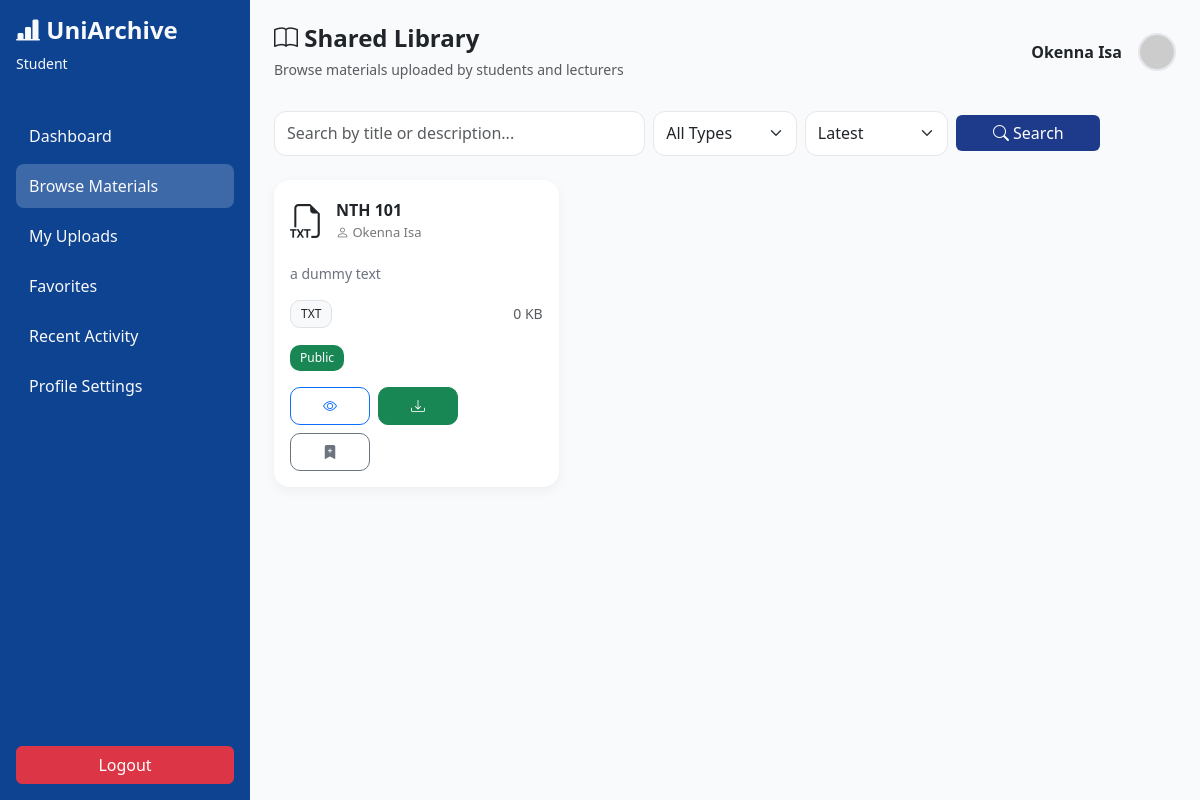
/public/library.php (signed in), run on the app's committed database.
### tables this page shows
CREATE TABLE `uploads` (
  `id` int(11) NOT NULL,
  `user_id` int(11) NOT NULL,
  `institution_id` int(11) DEFAULT NULL,
  `title` varchar(255) NOT NULL,
  `description` text DEFAULT NULL,
  `file_name` varchar(255) NOT NULL,
  `file_type` varchar(50) DEFAULT NULL,
  `file_size` int(11) DEFAULT NULL,
  `visibility` enum('private','institution','public') DEFAULT 'institution',
  `created_at` timestamp NOT NULL DEFAULT current_timestamp()
);

CREATE TABLE `users` (
  `id` int(11) NOT NULL,
  `name` varchar(100) NOT NULL,
  `email` varchar(120) DEFAULT NULL,
  `password` varchar(255) NOT NULL,
  `role` enum('student','staff') DEFAULT 'student',
  `institution_id` int(11) DEFAULT NULL,
  `matric_number` varchar(50) DEFAULT NULL,
  `department` varchar(100) DEFAULT NULL,
  `level` varchar(10) DEFAULT NULL,
  `profile_image` varchar(255) DEFAULT NULL,
  `theme` varchar(20) DEFAULT 'light',
  `language` varchar(20) DEFAULT 'english',
  `created_at` timestamp NOT NULL DEFAULT current_timestamp()
);

### public/library.php (the view, shortened to what this page needs)
<?php
require "../config/db.php";
$user_id = $_SESSION['user_id'];
$institution_id = $_SESSION['institution_id'] ?? 0;
$role = $_SESSION['role'] ?? 'student';
$name = $_SESSION['name'] ?? 'User';
$themeClass = ($role === 'staff')
    ? 'theme-staff'
    : 'theme-student';
function getFileIcon($type)
{
    return match (strtolower($type)) {
        'pdf' => '<i class="bi bi-file-earmark-pdf"></i>',
        'doc', 'docx' => '<i class="bi bi-files"></i>',
        'ppt', 'pptx' => '<i class="bi bi-file-earmark-ppt-fill"></i>',
        'xls', 'xlsx' => '<i class="bi bi-filetype-xls"></i>',
        'jpg', 'jpeg', 'png', 'webp' => '<i class="bi bi-file-earmark-image"></i>',
        'zip', 'rar', '7z' => '<i class="bi bi-file-earmark-zip"></i>',
        'mp4' => '<i class="bi bi-filetype-mp4"></i>',
        'mp3', 'wav' => '<i class="bi bi-filetype-mp3"></i>',
        'txt' => '<i class="bi bi-filetype-txt"></i>',
        default => '<i class="bi bi-archive"></i>'
    };
}
$search = $_GET['search'] ?? "";
$sort = $_GET['sort'] ?? "latest";
$search = trim($search);
$sql = "
SELECT
    uploads.*,
    users.name AS uploader_name,
    saved.upload_id AS saved_upload_id
FROM uploads
JOIN users
ON uploads.user_id = users.id
LEFT JOIN saved
ON uploads.id = saved.upload_id
AND saved.user_id = ?
WHERE
(
    uploads.visibility = 'public'
    OR (
        uploads.visibility = 'institution'
        AND uploads.institution_id = ?
    )
)
AND (
    uploads.title LIKE ?
    OR uploads.description LIKE ?
)
";
$params = [];
$types = "iiss";
$like = "%$search%";
$params[] = $user_id;
$params[] = $institution_id;
$params[] = $like;
$params[] = $like;
$sql .= ($sort === "oldest")
    ? " ORDER BY uploads.created_at ASC"
    : " ORDER BY uploads.created_at DESC";
$stmt = $conn->prepare($sql);
$stmt->bind_param($types, ...$params);
$stmt->execute();
$result = $stmt->get_result();
?>
<!DOCTYPE html>
<html>
<head>
    <link href="https://cdn.jsdelivr.net/npm/bootstrap@5.3.3/dist/css/bootstrap.min.css" rel="stylesheet">
    <link rel="stylesheet" href="../assests/style.css">
    <link href="https://cdn.jsdelivr.net/npm/bootstrap-icons@1.11.3/font/bootstrap-icons.css" rel="stylesheet">
</head>
<body class="<?= $themeClass; ?>">
    <div class="d-flex">
        <?php include "../includes/sidebar.php"; ?>
        <div class="main-content flex-grow-1 p-4">
            <div class="d-flex justify-content-between align-items-center page-header">
                <div>
                    <h4 class="mb-1">
                        <i class="bi bi-book"></i>
                        Shared Library
                    </h4>
                    <small class="text-muted">
                        Browse materials uploaded by students and lecturers
                    </small>
                </div>
                <div class="d-flex align-items-center gap-3">
                    <strong>
                        <?= htmlspecialchars($name) ?>
                    </strong>
                    <img
                        src="https://via.placeholder.com/40"
                        class="rounded-circle dashboard-avatar"
                        width="40"
                        height="40">
                </div>
            </div>
            <form method="GET" class="mb-4">
                <div class="row g-2 align-items-center">
                    <div class="col-md-5">
                        <input
                            type="text"
                            name="search"
                            class="form-control search-box"
                            placeholder="Search by title or description..."
                            value="<?= htmlspecialchars($search) ?>">
                    </div>
                    <div class="col-md-2">
                        <select name="type" class="form-select filter-select">
                            <option value="">All Types</option>
                        </select>
                    </div>
                    <div class="col-md-2">
                        <select name="sort" class="form-select filter-select">
                            <option value="latest" <?= $sort == 'latest' ? 'selected' : '' ?>>
                                Latest
                            </option>
                        </select>
                    </div>
                    <div class="col-md-2">
                        <button class="btn btn-primary w-100">
                            <i class="bi bi-search"></i>
                            Search
                        </button>
                    </div>
                </div>
            </form>
            <?php if ($result->num_rows === 0): ?>
                <div class="empty-state">
                    <div class="empty-state-icon">
                        <i class="bi bi-rocket-takeoff-fill"></i>
                    </div>
                    <h5>
                       Nothing to see here...
                    </h5>
                    <p>
                        Try adjusting your search or filters.
                    </p>
                </div>
            <?php else: ?>
                <div class="row">
                    <?php while ($row = $result->fetch_assoc()): ?>
                        <?php
                        $isSaved = !is_null($row['saved_upload_id']);
                        ?>
                        <div class="col-md-4 mb-4">
                            <div class="card h-100 p-3 file-card">
                                <div class="d-flex align-items-center mb-3">
                                    <div class="file-icon">
                                        <?= getFileIcon($row['file_type']) ?>
                                    </div>
                                    <div class="flex-grow-1">
                                        <div class="file-title">
                                            <?= htmlspecialchars($row['title']) ?>
                                        </div>
                                        <div class="meta-text">
                                            <i class="bi bi-person"></i>
                                            <?= htmlspecialchars($row['uploader_name']) ?>
                                        </div>
                                    </div>
                                </div>
                                <p class="file-description mb-3">
                                    <?= htmlspecialchars(substr($row['description'], 0, 100)) ?>
                                </p>
                                <div class="d-flex justify-content-between align-items-center mb-3">
                                    <span class="badge bg-light text-dark border">
                                        <?= strtoupper($row['file_type']) ?>
                                    </span>
                                    <small class="text-muted">
                                        <?= round($row['file_size'] / 1024, 2) ?>
                                        KB
                                    </small>
                                </div>
                                <div class="mb-3">
                                    <?php if ($row['visibility'] === 'public'): ?>
                                        <span class="badge bg-success">
                                            Public
                                        </span>
                                    <?php elseif ($row['visibility'] === 'institution'): ?>
                                        <span class="badge bg-primary">
                                            Institution
                                        </span>
                                    <?php else: ?>
                                        <span class="badge bg-secondary">
                                            Private
                                        </span>
                                    <?php endif; ?>
                                </div>
                                <div class="mt-auto">
                                    <div class="d-flex gap-2 flex-wrap">
                                        <a
                                            href="view_file.php?id=<?= $row['id'] ?>"
                                            class="btn btn-outline-primary btn-sm action-btn">
                                            <i class="bi bi-eye"></i>
                                        </a>
                                        <a
                                            href="download.php?id=<?= $row['id'] ?>"
                                            class="btn btn-success btn-sm action-btn">
                                            <i class="bi bi-download"></i>
                                        </a>
                                        <button
                                            class="btn btn-sm <?= $isSaved ? 'btn-success' : 'btn-outline-secondary'; ?> save-btn action-btn"
                                            data-id="<?= $row['id']; ?>">
                                            <i class="bi <?= $isSaved ? 'bi-bookmark-check-fill' : 'bi-bookmark-plus-fill'; ?>"></i>
                                        </button>
                                    </div>
                                </div>
                            </div>
                        </div>
                    <?php endwhile; ?>
                </div>
            <?php endif; ?>
        </div>
    </div>
</body>
</html>

### assests/style.css (style rules this page uses)
.theme-student { --primary: #1e3a8a; --primary-light: #3b82f6; }
.main-content { background: #f8fafc; min-height: 100vh; }
.theme-student .btn-primary, .theme-staff .btn-primary { background-color: var(--primary); border: none; }
.file-card { border: none; border-radius: 16px; box-shadow: 0 4px 12px rgba(0,0,0,0.05); transition: all 0.2s ease; overflow: hidden; }
.file-card small { line-height: 1.4; }
.file-card .btn { min-width: 80px; border-radius: 10px; }
.file-icon { font-size: 34px; margin-right: 12px; display: flex; align-items: center; justify-content: center; }
.file-title { font-weight: 600; margin-bottom: 2px; line-height: 1.3; }
.file-description { font-size: 14px; color: #6b7280; line-height: 1.5; }
.meta-text { font-size: 13px; color: #777; }
.search-box, .filter-select { border-radius: 12px; min-height: 45px; border: 1px solid #e5e7eb; }
.page-header { margin-bottom: 30px; }
.page-header h4 { font-weight: 700; }
.save-btn { transition: 0.2s ease; }
.badge { padding: 7px 10px; border-radius: 10px; font-weight: 500; }
.btn { transition: all 0.2s ease; }
.dashboard-avatar { width: 38px; height: 38px; border-radius: 50%; object-fit: cover; border: 2px solid #e5e7eb; cursor: pointer; transition: 0.2s ease; }
.action-btn { width: 38px; height: 38px; display: inline-flex; align-items: center; justify-content: center; border-radius: 10px; padding: 0; }
.action-btn i { font-size: 14px; }

### data on the page
uploads: title "NTH 101", user.name "Okenna Isa", description "a dummy text", file_type "TXT", $row['file_size']/1024 "0", visibility "Public"

### other printed values
$role "Student"
$name "Okenna Isa"
